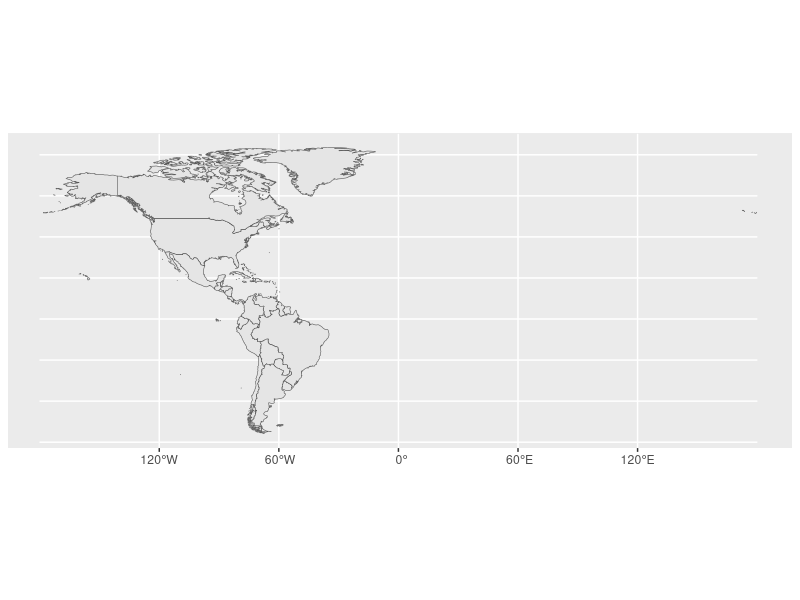
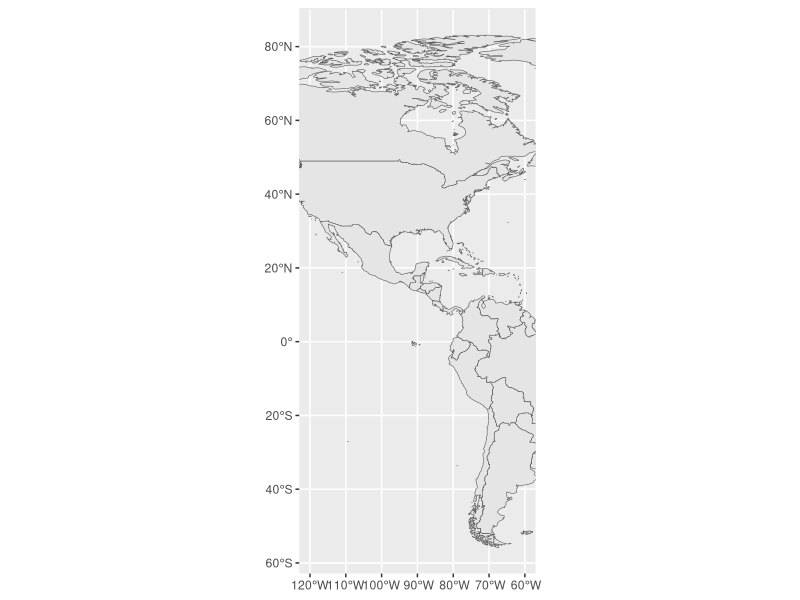
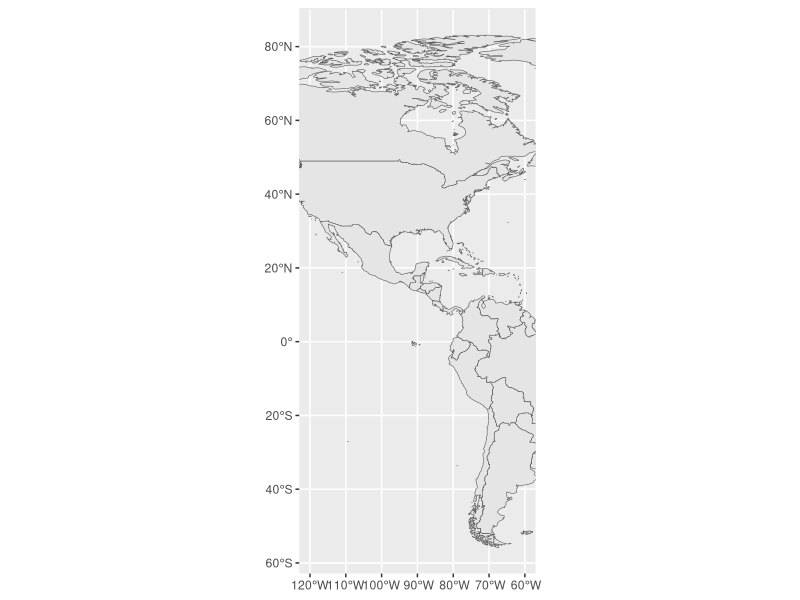
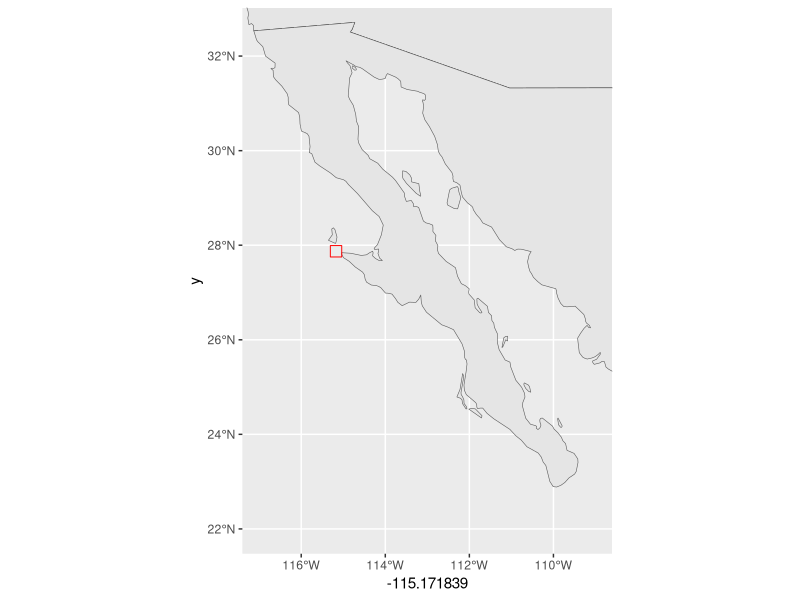
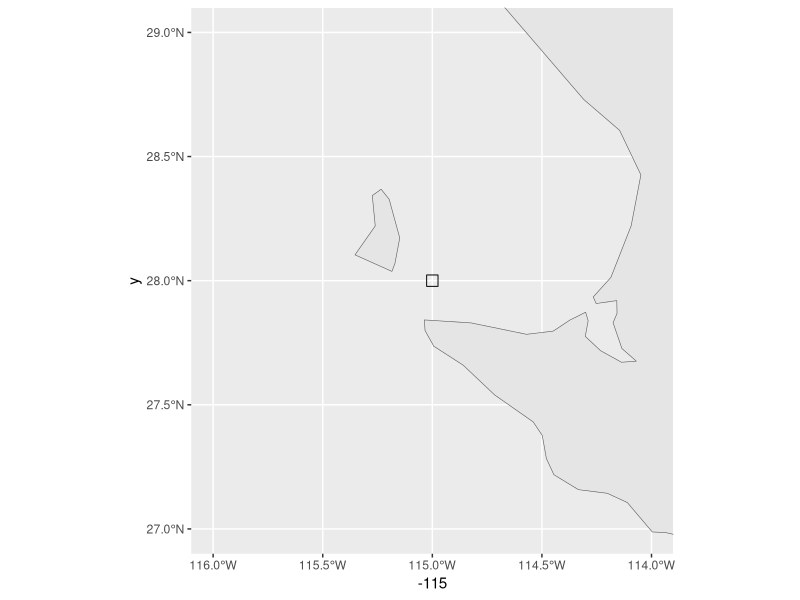
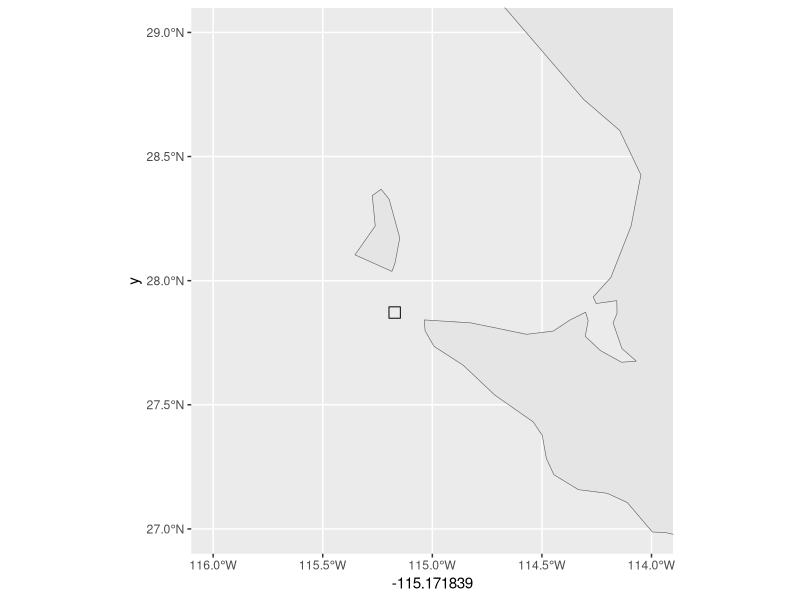

These charts were generated, in order, by the following R code: (Note: this script raises an error after producing the figures.)
## ---- chunk 1
library(tidyverse)
library(rnaturalearth)
library(cowplot)
## ---- chunk 2
mex <- ne_countries(continent = c("north america", "south america"), scale = "medium", returnclass = "sf")
ls <- ggplot(data = mex) +
  geom_sf()

ls

## ---- chunk 3
ls <- ls +
  lims(x = c(-120, -60))
ls
## ---- chunk 4
ls <- ls +
  lims(x = c(-120, -60))
ls
## ---- chunk 5
baja <- ggplot() +
    geom_sf(data = mex) +
  
   lims(x = c(-117, -109), y = c(22, 32.5)) + 
  
    geom_point(aes(x = -115.171839, y = 27.871624), shape = 22, size = 4, color = "red") 

baja
## ---- chunk 6
ggplot() +
    geom_sf(data = mex) +
  
  lims(x = c(-116, -114), y = c(27, 29)) +
   geom_point(aes(x = -115, y = 28), shape = 22, size = 4) 
    


## ---- chunk 7


 ggplot() +
    geom_sf(data = mex) +
  
  lims(x = c(-116, -114), y = c(27, 29)) +
   geom_point(aes(x = -115.171839, y = 27.871624), shape = 22, size = 4) 
    

## ---- chunk 8
site <- ne_countries(country = "mexico", returnclass = "sf", scale = "large")
site

ggplot() +
  geom_sf(data= site) +
  geom_point(aes(x = -115.171839, y = 27.871624), shape = 22, size = 10, color = "red")
  


## ---- chunk 9
baja
## ---- chunk 10
#22 is square 18 is diamond
regional <- ggplot() +
    geom_sf(data = mex) +
  
  lims(x = c(-116, -114), y = c(27, 29)) +
   geom_point(aes(x = -115.171839, y = 27.871624), shape = 18, size = 2, 
   color = "blue")+
   geom_point(aes(x = -115.171839, y = 27.871624), shape = 22, size = 4) 
   regional
